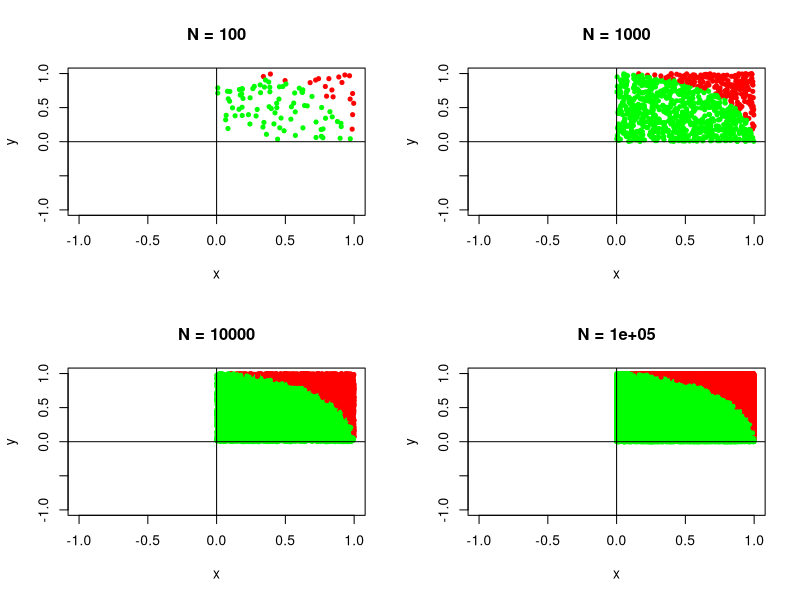

Reproduce this figure in R.
## ---- chunk 1
piHesabi <- function(N) { 
  # N adet nokta üretelim
  x <- runif(N,0,1) # Her noktanın x bileşeni
  y <- runif(N,0,1) # Her noktanın y bileşeni
  
  # orijine olan mesafeleri hesaplayalım
  mesafe <- sqrt(x^2 + y^2) 
  
  # mesafe, r=1'den küçükse, nokta pi/4'lük alan içinde kalır
  icerde <- mesafe<1.0
  
  # FALSE ve TRUE değerleri, 1 ve 2 indekslerine dönüştürelim
  indeks <- icerde + 1
  
  # dışarıda kalanlar kırmızı, icerde kalanlar yeşil renk olsun
  renk <- c('red', 'green')
  renkler <- renk[indeks]
  
  # Çizim
  plot(x,y, col=renkler, main=paste("N =",N), 
       xlab="x", ylab="y", pch=20, 
       xlim=range(-1,1), ylim=range(-1,1))
  
  # yatay ve düşey ekseni çizelim
  abline(v=0);abline(h=0)
  
  return(4*sum(icerde)/N) # pi/4'lük alan içinde kalan nokta sayısı
}
## ---- chunk 2
set.seed(7) #Tekrar aynı sayıları üretmeye yarar.

# 4 resmi yan yana çizelim.
par(mfrow = c(2, 2))
cat("N=100 ken pi =", piHesabi(100))
cat("N=1000 ken pi =", piHesabi(1000))
cat("N=10000 ken pi =", piHesabi(10000))
cat("N=100000 ken pi =", piHesabi(100000))
